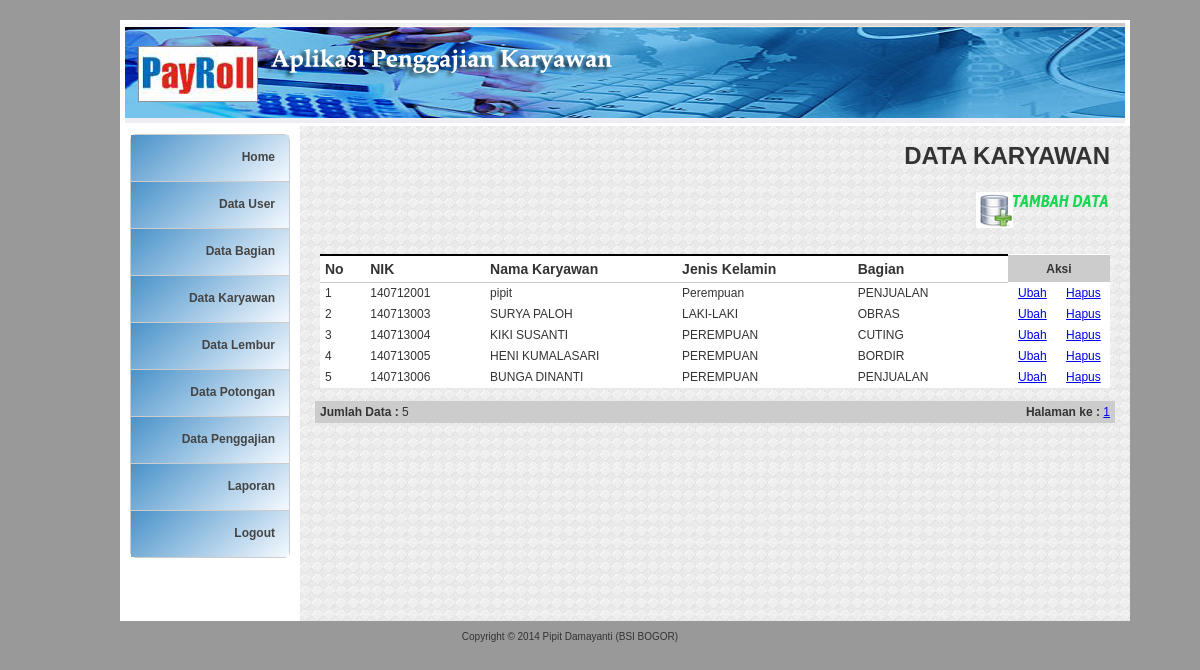
The page /?page=Karyawan-Data (signed in) on the database its author committed.
### tables this page shows
CREATE TABLE IF NOT EXISTS `karyawan` (
  `nik` char(20) NOT NULL,
  `nm_karyawan` varchar(50) NOT NULL,
  `kd_bagian` char(6) NOT NULL,
  `kelamin` varchar(10) NOT NULL,
  `gol_darah` enum('','A','B','AB','O') NOT NULL,
  `agama` varchar(20) NOT NULL,
  `alamat_tinggal` varchar(100) NOT NULL,
  `no_telepon` int(12) NOT NULL,
  `tempat_lahir` varchar(30) NOT NULL,
  `tanggal_lahir` date NOT NULL,
  `status_kawin` enum('Kawin','Belum Kawin') NOT NULL,
  `tanggal_masuk` date NOT NULL,
  PRIMARY KEY (`nik`)
);

CREATE TABLE IF NOT EXISTS `bagian` (
  `kd_bagian` char(6) NOT NULL,
  `nm_bagian` varchar(50) NOT NULL,
  `gaji_pokok` int(10) NOT NULL,
  `uang_transport` int(10) NOT NULL,
  `uang_makan` int(10) NOT NULL,
  `uang_lembur` int(10) NOT NULL,
  PRIMARY KEY (`kd_bagian`)
);

### karyawan_data.php (the view, shortened to what this page needs)
<?php
$row = 50;
$hal = isset($_GET['hal']) ? $_GET['hal'] : 0;
$pageSql = "SELECT * FROM karyawan";
$pageQry = mysql_query($pageSql, $koneksidb) or die ("error paging: ".mysql_error());
$jml	 = mysql_num_rows($pageQry);
$max	 = ceil($jml/$row);
?>
<table width="800" border="0" cellpadding="2" cellspacing="0" class="table-border">
  <tr>
    <td colspan="2" align="right"><h1><b>DATA KARYAWAN </b></h1></td>
  </tr>
  <tr>
    <td colspan="2" align="right"><a href="?page=Karyawan-Add" target="_self"><img src="images/ADD DATA.png" width="134" height="36" border="0" /></a></td>
  </tr>
  <tr>
    <td colspan="2">&nbsp;</td>
  </tr>
  <tr>
    <td colspan="2"><table class="table-list" width="100%" border="0" cellspacing="1" cellpadding="2">
      <tr>
        <th width="37"><strong>No</strong></th>
        <th width="115"><strong>NIK</strong></th>
        <th width="193"><strong>Nama Karyawan </strong></th>
        <th width="175">Jenis Kelamin</th>
        <th width="153"><strong>Bagian </strong></th>
        <td colspan="2" align="center" bgcolor="#CCCCCC"><strong>Aksi</strong></td>
        </tr>
	<?php
	$mySql 	= "SELECT karyawan.*, bagian.nm_bagian FROM karyawan
			LEFT JOIN bagian ON karyawan.kd_bagian=bagian.kd_bagian
			ORDER BY karyawan.nik ASC  LIMIT $hal, $row";
	$myQry 	= mysql_query($mySql, $koneksidb)  or die ("Query  salah : ".mysql_error());
	$nomor  = 0;
	while ($myData = mysql_fetch_array($myQry)) {
		$nomor++;
		$Kode = $myData['nik'];
	?>
      <tr>
        <td> <?php echo $nomor; ?> </td>
        <td> <?php echo $myData['nik']; ?> </td>
        <td> <?php echo $myData['nm_karyawan']; ?> </td>
        <td> <?php echo $myData['kelamin']; ?> </td>
        <td> <?php echo $myData['nm_bagian']; ?> </td>
        <td width="40" align="center"><a href="?page=Karyawan-Edit&amp;Kode=<?php echo $Kode; ?>" target="_self">Ubah</a></td>
        <td width="44" align="center"><a href="?page=Karyawan-Delete&amp;Kode=<?php echo $Kode; ?>" target="_self" alt="Delete Data" onclick="return confirm('ANDA YAKIN AKAN MENGHAPUS DATA PENTING INI ... ?')">Hapus</a></td>
      </tr>
      <?php } ?>
    </table>    </td>
  </tr>
  <tr class="selKecil">
    <td width="389" height="22" bgcolor="#CCCCCC"><strong>Jumlah Data :</strong> <?php echo $jml; ?> </td>
    <td width="403" align="right" bgcolor="#CCCCCC"><strong>Halaman ke :</strong>
	<?php
	for ($h = 1; $h <= $max; $h++) {
		$list[$h] = $row * $h - $row;
		echo " <a href='?page=Karyawan-Data&hal=$list[$h]'>$h</a> ";
	}
	?></td>
  </tr>
</table>

### index.php (shortened to what this page needs)
<html xmlns="http://www.w3.org/1999/xhtml">
<head>
<link href="styles/style_admin.css" rel="stylesheet" type="text/css">
<link href="styles/menu.css" rel="stylesheet" type="text/css">
<link rel="stylesheet" type="text/css" href="plugins/tigra_calendar/tcal.css" />
</head>
<div id="wrap">
<table width="100%" class="table-print">
  <tr>
    <td height="100" colspan="2"><a href="?page"><div id="header"></div>
    </a></td>
  </tr>
  <tr valign="top">
    <td width="1%" bgcolor="#FFF"  style="border:0px solid #CCC;"><div style="margin:0px; padding:5px;"><?php include "menu.php"; ?></div></td>
    <td width="69%" height="495" bgcolor="#ADE8E6" background="images/white.jpg">
    <div style="margin:5px; padding:5px;"><?php include "buka_file.php";?></div>
    </td>
  </tr>
</table>
</body>
<div id="footer">
<div align="center">Copyright &copy; 2014 Pipit Damayanti (BSI BOGOR) </div>
</div>
</html>

### menu.php
<?php
if(isset($_SESSION['SES_ADMIN'])){
?>
	<div id="cssmenu">
    <ul>
    <li><a href='?page' title='Halaman Utama'>Home</a></li>
	<li><a href='?page=User-Data' title='Pengguna Data' target="_self">Data User</a></li>
	<li><a href='?page=Bagian-Data' title='Bagian Data' target="_self">Data Bagian </a></li>
	<li><a href='?page=Karyawan-Data' title='Karyawan Data' target="_self">Data Karyawan </a></li>
	<li><a href='?page=Lembur-Data' title='Lembur Data' target="_self">Data Lembur </a></li>
    <li><a href='?page=Potongan-Data' title='Potongan Data' target="_self">Data Potongan </a></li>
	<li><a href='?page=Penggajian-Data' title='Penggajian Data' target="_self">Data Penggajian</a></li>
	<li><a href='?page=Laporan' title='Laporan'>Laporan</a></li>
	<li><a href='?page=Logout' title='Logout (Exit)' target="_self">Logout</a></li>
	</ul>
</div>
<?php
}
else { ?>
	<ul>
	<li><a href='?page=Login' title='Login System'>Login</a></li>
	</ul>
<?php
}
?>

### buka_file.php (shortened to what this page needs)
<?php
if($_GET) {
	switch ($_GET['page']){
		case 'Karyawan-Data' :
			include "karyawan_data.php"; break;
	}
}
else {
	if(!file_exists ("main.php")) die ("Empty Main Page!");
		include "main.php";
}
?>

### styles/style_admin.css (style rules this page uses)
#wrap { margin: 20px auto; width:900px!important; text-align:justify; }
#header { height:100px; overflow: hidden; margin: 0px; padding: 0px; background-color: #EDEDF4; background-image: url(../images/header-payrolmgmt3.png); background-repeat: no-repeat; }
.table-list { clear: both; text-align: left; border-collapse: collapse; margin: 0px 0px 10px 0px; background:#fff; }
.table-list th { color: #333; font-size: 14px; font-weight: 700; margin: 2px 2px 2px 2px; padding: 5px 5px; background: url(../images/feed-title-white.jpg) repeat-x top #fff; border-bottom: 1px solid #CCC; border-top: 2px solid #000000; }
.table-list td { color: #333; font-size:12px; border-color: #fff; border-collapse: collapse; vertical-align: center; padding: 3px 5px; border-bottom:1px #CCCCCC solid; }
.table-print { clear: both; text-align: left; border-collapse: collapse; margin: 0px 0px 10px 0px; background:#fff; }
.table-print td { color: #333; font-size:12px; border-color: #fff; border-collapse: collapse; vertical-align: center; padding: 3px 5px; }
.selKecil { color: #333; font-size:12px; border-color: #fff; border-collapse: collapse; vertical-align: center; padding: 3px 5px; border-bottom:1px #CCCCCC solid; }

### styles/menu.css (style rules this page uses)
#cssmenu { padding: 0; margin: 0; border: 0; }
#cssmenu ul, #cssmenu li { list-style: none; margin: 0; padding: 0; }
#cssmenu ul { position: relative; z-index: 597; }
#cssmenu ul li { min-height: 1px; line-height: 1em; }
#cssmenu a { display: block; text-decoration: none; }
#cssmenu { font-family: Helvetica, Arial, sans-serif; font-weight: bold; width: 160px; }
#cssmenu ul { background-color: #F1F1F1; background-image: -webkit-linear-gradient(top, #ffffff, #f5f5f5); background-image: -moz-linear-gradient(top, #ffffff, #f5f5f5); background-image: -o-linear-gradient(top, #ffffff, #f5f5f5); background-image: linear-gradient(#ffffff, #f5f5f5); border: 1px solid #CCC; -moz-border-radius: 6px; -webkit-border-radius: 6px; border-radius: 6px; -moz-background-clip: padding; -webkit-background-clip: padding-box; background-clip: padding-box; }
#cssmenu li { background-image: -webkit-linear-gradient(-50deg, #4992C9, #F6FAFF); border-bottom: 1px solid #CCC; -moz-box-shadow: 0 1px 0 white; -webkit-box-shadow: 0 1px 0 white; box-shadow: 0 1px 0 white; padding: 1px; }
#cssmenu li:last-child, #cssmenu li.last { -moz-box-shadow: none; -webkit-box-shadow: none; box-shadow: none; border-bottom: 0 none; }
#cssmenu a { border: 1px solid transparent; color: #444; height: 42px; line-height: 40px; padding: 0 12px; text-align: right; text-overflow: ellipsis; }

### index.php (style rules this page uses)
body,td,th { font-family: Arial; }

### rows shown on the page
karyawan: nik "140712001", nm_karyawan "pipit", kelamin "Perempuan", kd_bagian.nm_bagian "PENJUALAN"
karyawan: nik "140713003", nm_karyawan "SURYA PALOH", kelamin "LAKI-LAKI", kd_bagian.nm_bagian "OBRAS"
karyawan: nik "140713004", nm_karyawan "KIKI SUSANTI", kelamin "PEREMPUAN", kd_bagian.nm_bagian "CUTING"
karyawan: nik "140713005", nm_karyawan "HENI KUMALASARI", kelamin "PEREMPUAN", kd_bagian.nm_bagian "BORDIR"
karyawan: nik "140713006", nm_karyawan "BUNGA DINANTI", kelamin "PEREMPUAN", kd_bagian.nm_bagian "PENJUALAN"

### other values the page prints
$jml "5"
